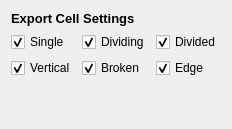
      <widget class="QWidget" name="tab_13">
       <attribute name="title">
        <string>Export Settings</string>
       </attribute>
       <layout class="QVBoxLayout" name="verticalLayout_16">
        <item>
         <widget class="QLabel" name="label_43">
          <property name="font">
           <font>
            <pointsize>10</pointsize>
            <weight>75</weight>
            <bold>true</bold>
           </font>
          </property>
          <property name="text">
           <string>Export Cell Settings</string>
          </property>
         </widget>
        </item>
        <item>
         <layout class="QGridLayout" name="gridLayout">
          <item row="0" column="0">
           <widget class="QCheckBox" name="export_single">
            <property name="text">
             <string>Single</string>
            </property>
            <property name="checked">
             <bool>true</bool>
            </property>
           </widget>
          </item>
          <item row="1" column="0">
           <widget class="QCheckBox" name="export_vertical">
            <property name="text">
             <string>Vertical</string>
            </property>
            <property name="checked">
             <bool>true</bool>
            </property>
           </widget>
          </item>
          <item row="0" column="2">
           <widget class="QCheckBox" name="export_divided">
            <property name="text">
             <string>Divided</string>
            </property>
            <property name="checked">
             <bool>true</bool>
            </property>
           </widget>
          </item>
          <item row="0" column="1">
           <widget class="QCheckBox" name="export_dividing">
            <property name="text">
             <string>Dividing</string>
            </property>
            <property name="checked">
             <bool>true</bool>
            </property>
           </widget>
          </item>
          <item row="1" column="2">
           <widget class="QCheckBox" name="export_edge">
            <property name="text">
             <string>Edge</string>
            </property>
            <property name="checked">
             <bool>true</bool>
            </property>
           </widget>
          </item>
          <item row="1" column="1">
           <widget class="QCheckBox" name="export_broken">
            <property name="text">
             <string>Broken</string>
            </property>
            <property name="checked">
             <bool>true</bool>
            </property>
           </widget>
          </item>
         </layout>
        </item>
        <item>
         <spacer name="verticalSpacer_36">
          <property name="orientation">
           <enum>Qt::Vertical</enum>
          </property>
          <property name="sizeHint" stdset="0">
           <size>
            <width>20</width>
            <height>40</height>
           </size>
          </property>
         </spacer>
        </item>
       </layout>
      </widget>
